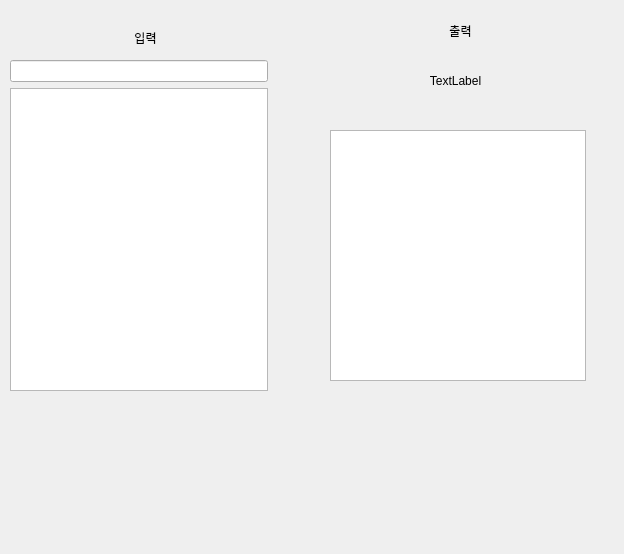
<?xml version="1.0" encoding="UTF-8"?>
<ui version="4.0">
 <class>Dialog</class>
 <widget class="QDialog" name="Dialog">
  <property name="geometry">
   <rect>
    <x>0</x>
    <y>0</y>
    <width>624</width>
    <height>554</height>
   </rect>
  </property>
  <property name="windowTitle">
   <string>Dialog</string>
  </property>
  <widget class="QLabel" name="label">
   <property name="geometry">
    <rect>
     <x>360</x>
     <y>40</y>
     <width>191</width>
     <height>81</height>
    </rect>
   </property>
   <property name="text">
    <string>TextLabel</string>
   </property>
   <property name="alignment">
    <set>Qt::AlignCenter</set>
   </property>
  </widget>
  <widget class="QTextBrowser" name="textBrowser">
   <property name="geometry">
    <rect>
     <x>330</x>
     <y>130</y>
     <width>256</width>
     <height>251</height>
    </rect>
   </property>
  </widget>
  <widget class="QLabel" name="label_3">
   <property name="geometry">
    <rect>
     <x>370</x>
     <y>0</y>
     <width>181</width>
     <height>61</height>
    </rect>
   </property>
   <property name="text">
    <string>출력</string>
   </property>
   <property name="alignment">
    <set>Qt::AlignCenter</set>
   </property>
  </widget>
  <widget class="QLabel" name="label_2">
   <property name="geometry">
    <rect>
     <x>20</x>
     <y>30</y>
     <width>251</width>
     <height>16</height>
    </rect>
   </property>
   <property name="text">
    <string>입력</string>
   </property>
   <property name="alignment">
    <set>Qt::AlignCenter</set>
   </property>
  </widget>
  <widget class="QWidget" name="">
   <property name="geometry">
    <rect>
     <x>10</x>
     <y>60</y>
     <width>258</width>
     <height>331</height>
    </rect>
   </property>
   <layout class="QVBoxLayout" name="verticalLayout">
    <item>
     <widget class="QLineEdit" name="lineEdit">
      <property name="alignment">
       <set>Qt::AlignCenter</set>
      </property>
     </widget>
    </item>
    <item>
     <widget class="QPlainTextEdit" name="plainTextEdit"/>
    </item>
   </layout>
  </widget>
 </widget>
 <resources/>
 <connections/>
</ui>
